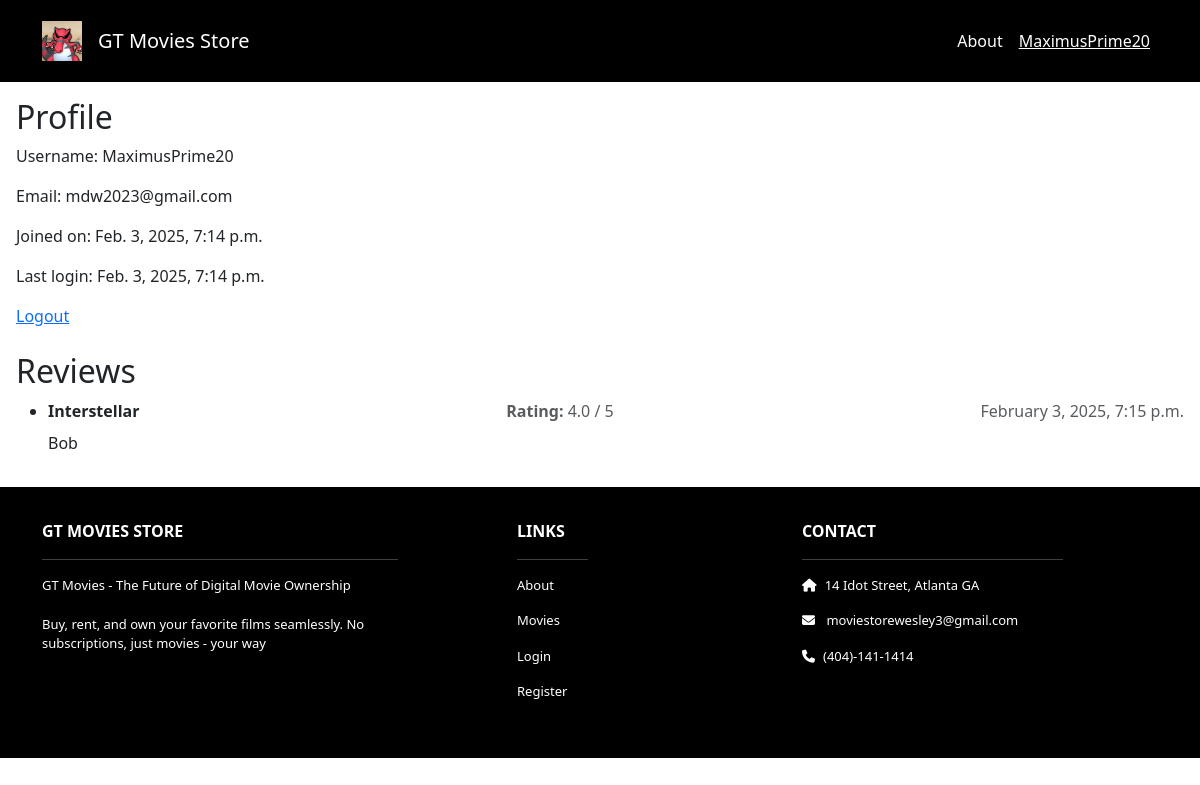
/profile/ (signed in), run on an earlier commit of the app's database.
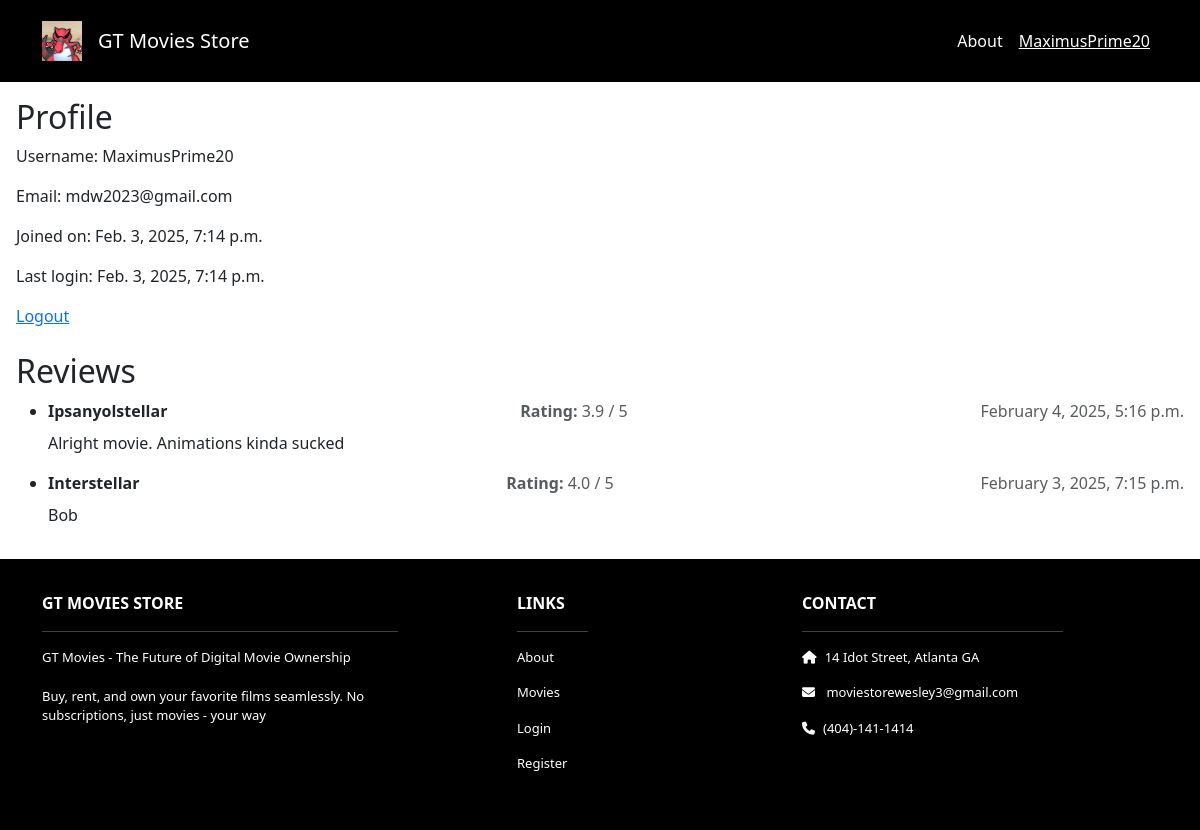
And on a later commit of the database.
### movies/models.py (models this page shows, shortened)
class Review(models.Model):
    movie = models.ForeignKey(Movie, on_delete=models.CASCADE)
    user = models.ForeignKey(User, on_delete=models.CASCADE)
    text = models.TextField()
    rating = models.DecimalField(max_digits=2, decimal_places=1, default=0.0)
    created_at = models.DateTimeField(auto_now_add=True)

class Movie(models.Model):
    id = models.AutoField(primary_key=True)
    name = models.CharField(max_length=255)
    price = models.IntegerField()
    description = models.TextField()
    image = models.FileField(upload_to='movies/')

### accounts/views.py (the view)
# urls.py: path("profile/", profile, name="profile"),
@login_required
def profile(request):
    user = request.user
    template_data = {
        'title': 'Profile',
        'reviews': Review.objects.filter(user=user).order_by('-created_at')
    }
    return render(request, "accounts/profile.html", {"user": user, "template_data": template_data})

### templates/accounts/profile.html (shortened to what this page needs)
{% extends 'base.html' %}
{% block content %}
<div class="p-3">
  <h2>Profile</h2>
  <p>Username: {{ user.username }}</p>
  <p>Email: {{ user.email }}</p>
  <p>Joined on: {{ user.date_joined }}</p>
  <p>Last login: {{ user.last_login }}</p>
  <a href="{% url 'logout' %}">Logout</a>
  <br><br>
  <h2>Reviews</h2>
  <ul>
      {% for review in template_data.reviews %}
        <li class="review-item mb-3">
          <div class="review-header d-flex justify-content-between align-items-center">
              <div>
                  <strong>{{ review.movie.name }}</strong>
              </div>
              <div class="text-muted ml-3">
                  <strong>Rating:</strong> {{ review.rating }} / 5
              </div>
              <span class="text-muted ml-3">{{ review.created_at|date:"F j, Y, g:i a" }}</span>
          </div>
          <div class="review-text mt-2">
              <p>{{ review.text }}</p>
          </div>
        </li>
      {% empty %}
          <li>No reviews yet.</li>
      {% endfor %}
  </ul>
</div>
{% endblock %}

What changed in the data, as far as the page shows it:
added Review: movie.name "Ipsanyolstellar", rating "3.9", created_at "February 4, 2025, 5:16 p.m.", text "Alright movie. Animations kinda sucked"
